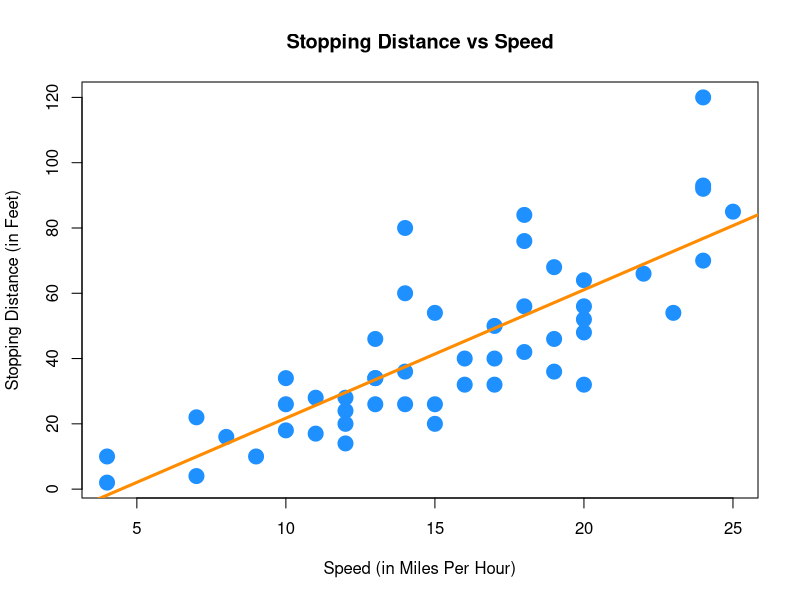
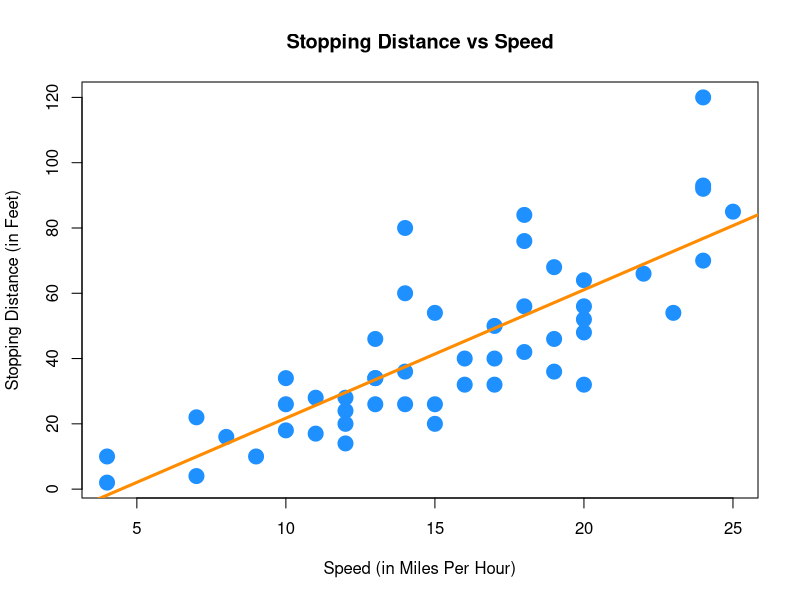
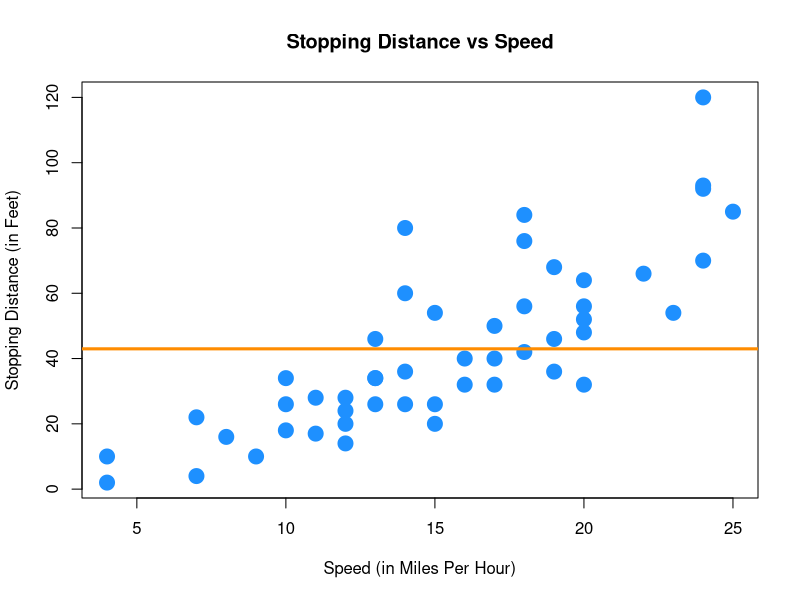
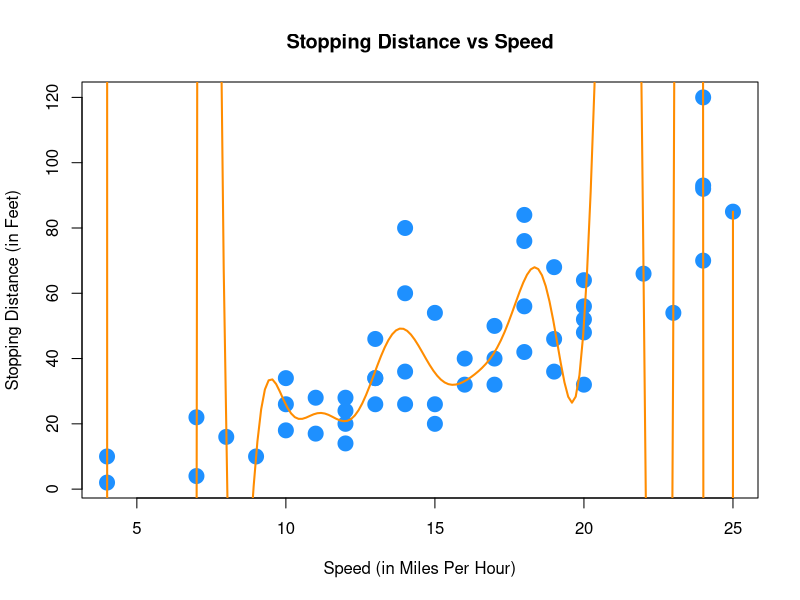
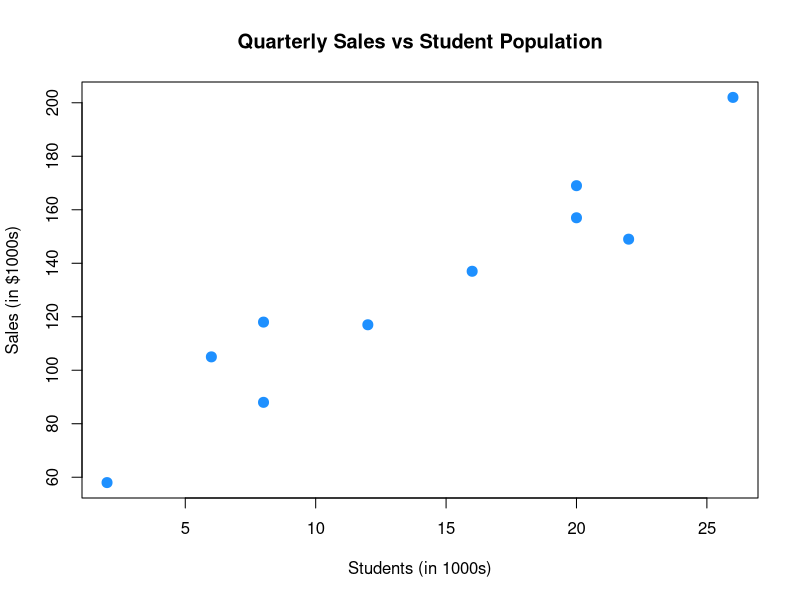
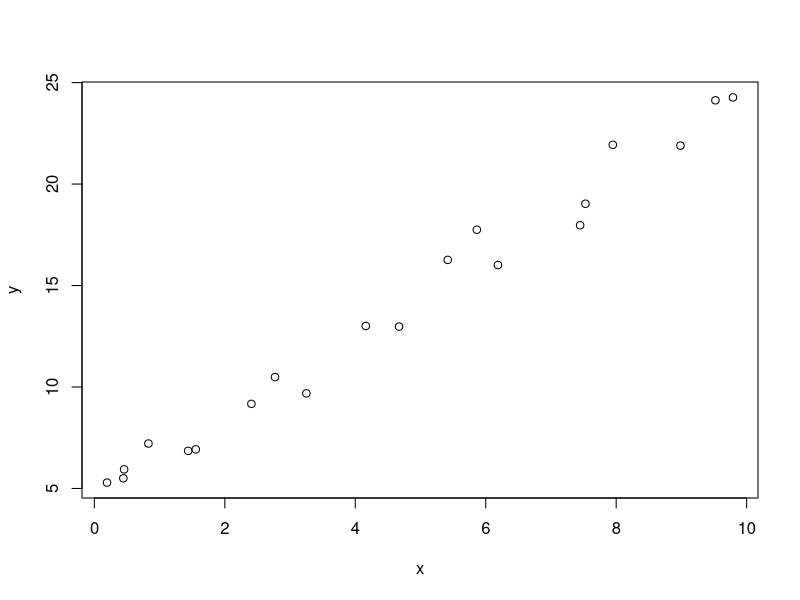
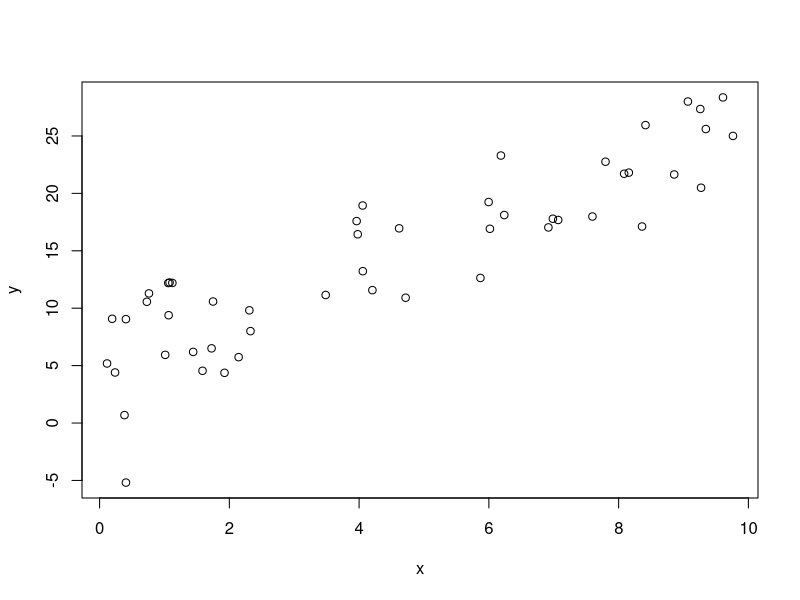

These charts were generated, in order, by the following R code:
## ---- chunk 1
names(cars)
## ---- chunk 2
str(cars)
## ---- chunk 3
dim(cars)
nrow(cars)
ncol(cars)
## ---- chunk 4
stop_dist_model = lm(dist ~ speed, data = cars)
## ---- chunk 5
plot(dist ~ speed, data = cars,
     xlab = "Speed (in Miles Per Hour)",
     ylab = "Stopping Distance (in Feet)",
     main = "Stopping Distance vs Speed",
     pch  = 20,
     cex  = 3,
     col  = "dodgerblue")
abline(stop_dist_model, lwd = 3, col = "darkorange")
## ---- chunk 6
stop_dist_model
names(stop_dist_model)
## ---- chunk 7
stop_dist_model$residuals
## ---- chunk 8
coef(stop_dist_model)
resid(stop_dist_model)
fitted(stop_dist_model)
## ---- chunk 9
summary(stop_dist_model)
names(summary(stop_dist_model))
## ---- chunk 10
summary(stop_dist_model)$sigma
summary(stop_dist_model)$r.squared
summary(stop_dist_model)$coefficients
## ---- chunk 11
sum(stop_dist_model$residuals ^ 2)
sum((cars$dist - fitted(stop_dist_model)) ^ 2)
sqrt(sum(stop_dist_model$residuals ^ 2) / (length(stop_dist_model$residuals) - 2))
## ---- chunk 12
predict(stop_dist_model, data.frame(speed = 10))
## ---- chunk 13
as.numeric(coef(stop_dist_model)[1] + coef(stop_dist_model)[2] * 10)
## ---- chunk 14
predict(stop_dist_model, data.frame(speed = c(10, 20, 30, 40)))
## ---- chunk 15
predict(stop_dist_model, data.frame(speed = cars$speed))
predict(stop_dist_model)
fitted(stop_dist_model)
## ---- chunk 16
momma_leona = data.frame(students = c(2, 6, 8, 8, 12, 16, 20, 20, 22, 26), 
                          sales = c(58, 105, 88, 118, 117, 137, 157, 169, 149, 202))
## ---- chunk 17
#par(mfrow = c(1, 3))
plot(dist ~ speed, data = cars,
     xlab = "Speed (in Miles Per Hour)",
     ylab = "Stopping Distance (in Feet)",
     main = "Stopping Distance vs Speed",
     pch  = 20,
     cex  = 3,
     col  = "dodgerblue")
abline(stop_dist_model, lwd = 3, col = "darkorange")

plot(dist ~ speed, data = cars,
     xlab = "Speed (in Miles Per Hour)",
     ylab = "Stopping Distance (in Feet)",
     main = "Stopping Distance vs Speed",
     pch  = 20,
     cex  = 3,
     col  = "dodgerblue")
underfit_model = lm(dist ~ 1, data = cars)
abline(underfit_model, lwd = 3, col = "darkorange")


overfit_model = lm(dist ~ poly(speed, 18), data = cars)
x = seq(0, 25, length.out = 200)
plot(dist ~ speed, data = cars,
     xlab = "Speed (in Miles Per Hour)",
     ylab = "Stopping Distance (in Feet)",
     main = "Stopping Distance vs Speed",
     pch  = 20,
     cex  = 3,
     col  = "dodgerblue")
lines(x, predict(overfit_model, data.frame(speed = x)), lwd = 2, col = "darkorange")
# add a wild prediction here?
## ---- chunk 18
plot(sales ~ students, data = momma_leona,
     xlab = "Students (in 1000s)",
     ylab = "Sales (in $1000s)",
     main = "Quarterly Sales vs Student Population",
     pch  = 20,
     cex  = 2,
     col  = "dodgerblue")
## ---- chunk 19
n       = 20
beta_0  = 5
beta_1  = 2
sigma   = 1
epsilon = rnorm(n, mean = 0, sd = sigma)

x = runif(n, 0, 10)
y = beta_0 + beta_1 * x + epsilon

sim_data = data.frame(x, y)
plot(y ~ x, data = sim_data)

sim_fit = lm(y ~ x, data = sim_data)
coef(sim_fit)
## ---- chunk 20
sim_slr = function(n, beta_0 = 10, beta_1 = 5, sigma = 1) {
  epsilon = rnorm(n, mean = 0, sd = sigma)
  x = runif(n, 0, 10)
  y = beta_0 + beta_1 * x + epsilon
  data.frame(x, y)
}
sim_data = sim_slr(n = 50, beta_0 = 5, beta_1 = 2, sigma = 3)
plot(y ~ x, data = sim_data)

sim_fit = lm(y ~ x, data = sim_data)
coef(sim_fit)
